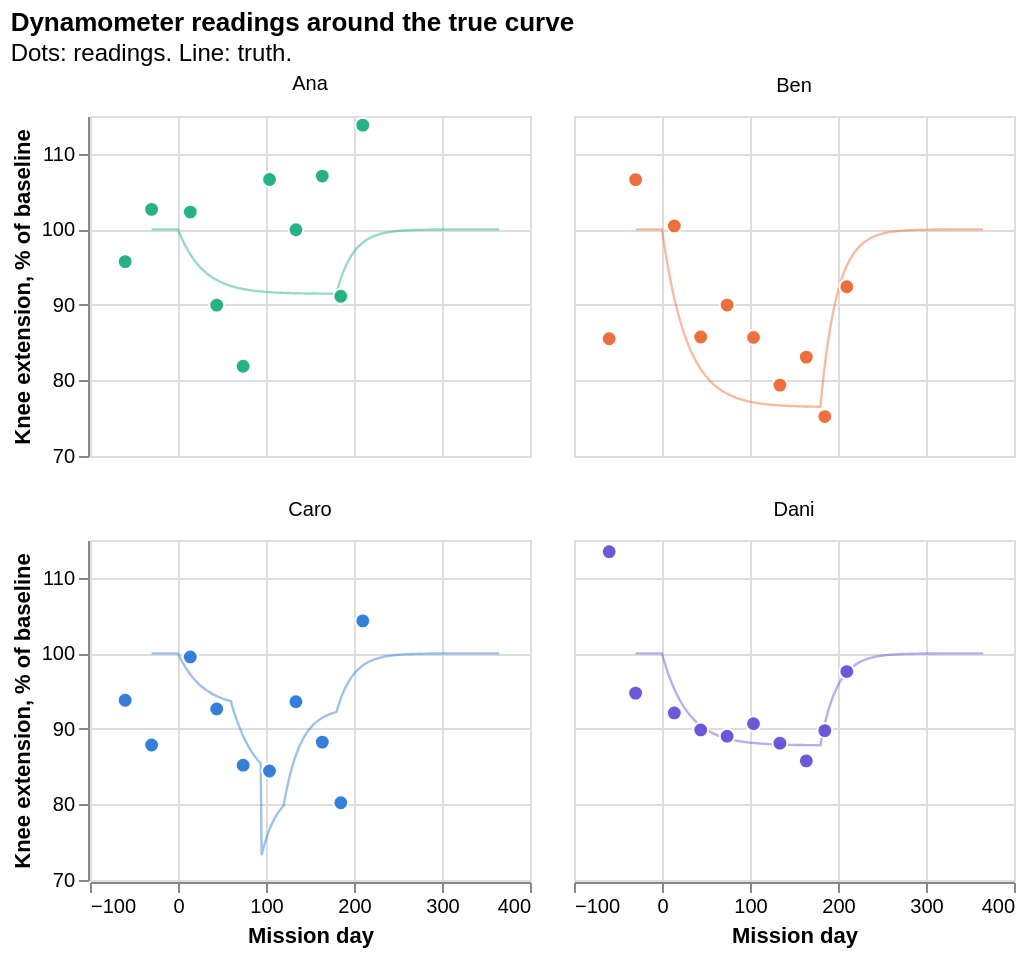

The notebook cell this image was saved under:
### Code cell
k = df[df.measure == "knee_extension_60"].dropna(subset=["value"]).copy()     # a dropout has no value
k = k.assign(day=k.mission_day, pct=100 * k.value / k.groupby("crew_id").true_value.transform("first"), kind="reading")
truth = true.assign(pct=lambda d: 100 + d.change_pct, kind="truth").rename(columns={"crew": "crew_id"})
both = pd.concat([truth[["crew_id", "day", "pct", "kind"]],
                  k[["crew_id", "day", "pct", "kind", "day_label", "value", "true_value", "adherence", "events"]]]
                 ).fillna({"day_label": "", "events": ""})      # truth rows have no reading: no NaN in the chart data
line = alt.Chart().transform_filter(alt.datum.kind == "truth").mark_line(strokeWidth=1.2, opacity=0.45).encode(
    x=alt.X("day:Q", title="Mission day"), y=alt.Y("pct:Q", title="Knee extension, % of baseline", scale=alt.Scale(zero=False)),
    color=alt.Color("crew_id:N", scale=CREW, legend=None))
pts = alt.Chart().transform_filter(alt.datum.kind == "reading").mark_circle(size=55, opacity=0.95, stroke=SURFACE, strokeWidth=1).encode(
    x="day:Q", y="pct:Q", color=alt.Color("crew_id:N", scale=CREW, legend=None),
    tooltip=["crew_id", "day_label", alt.Tooltip("value:Q", title="reading (ft-lb)"),
             alt.Tooltip("true_value:Q", format=".1f", title="truth (ft-lb)"), "adherence", "events"])
alt.layer(line, pts, data=both).properties(width=220, height=170).facet(
    facet=alt.Facet("crew_id:N", title=None, sort=["Ana", "Ben", "Caro", "Dani"]), columns=2
).properties(title=alt.Title("Dynamometer readings around the true curve", subtitle="Dots: readings. Line: truth."))

### Figure 1 — Vega-Lite specification as saved in the notebook (floating-point values rounded to 4 significant figures; data arrays with more than 128 entries replaced by an {"elided": "..."} marker saying what was removed)
{"$schema": "https://vega.github.io/schema/vega-lite/v5.20.1.json", "columns": 2, "config": {"view": {"continuousHeight": 300, "continuousWidth": 300}}, "data": {"name": "data-fe3f65a03bce173c62f9d0dc31b45d12"}, "datasets": {"data-fe3f65a03bce173c62f9d0dc31b45d12": {"elided": "1624 records"}}, "facet": {"field": "crew_id", "sort": ["Ana", "Ben", "Caro", "Dani"], "title": null, "type": "nominal"}, "spec": {"height": 170, "layer": [{"encoding": {"color": {"field": "crew_id", "legend": null, "scale": {"domain": ["Ana", "Ben", "Caro", "Dani"], "range": ["#1baf7a", "#eb6834", "#2a78d6", "#6250d6"]}, "type": "nominal"}, "x": {"field": "day", "title": "Mission day", "type": "quantitative"}, "y": {"field": "pct", "scale": {"zero": false}, "title": "Knee extension, % of baseline", "type": "quantitative"}}, "mark": {"opacity": 0.45, "strokeWidth": 1.2, "type": "line"}, "transform": [{"filter": "(datum.kind === 'truth')"}]}, {"encoding": {"color": {"field": "crew_id", "legend": null, "scale": {"domain": ["Ana", "Ben", "Caro", "Dani"], "range": ["#1baf7a", "#eb6834", "#2a78d6", "#6250d6"]}, "type": "nominal"}, "tooltip": [{"field": "crew_id", "type": "nominal"}, {"field": "day_label", "type": "nominal"}, {"field": "value", "title": "reading (ft-lb)", "type": "quantitative"}, {"field": "true_value", "format": ".1f", "title": "truth (ft-lb)", "type": "quantitative"}, {"field": "adherence", "type": "quantitative"}, {"field": "events", "type": "nominal"}], "x": {"field": "day", "type": "quantitative"}, "y": {"field": "pct", "type": "quantitative"}}, "mark": {"opacity": 0.95, "size": 55, "stroke": "#ffffff", "strokeWidth": 1, "type": "circle"}, "transform": [{"filter": "(datum.kind === 'reading')"}]}], "width": 220}, "title": {"subtitle": "Dots: readings. Line: truth.", "text": "Dynamometer readings around the true curve"}}
